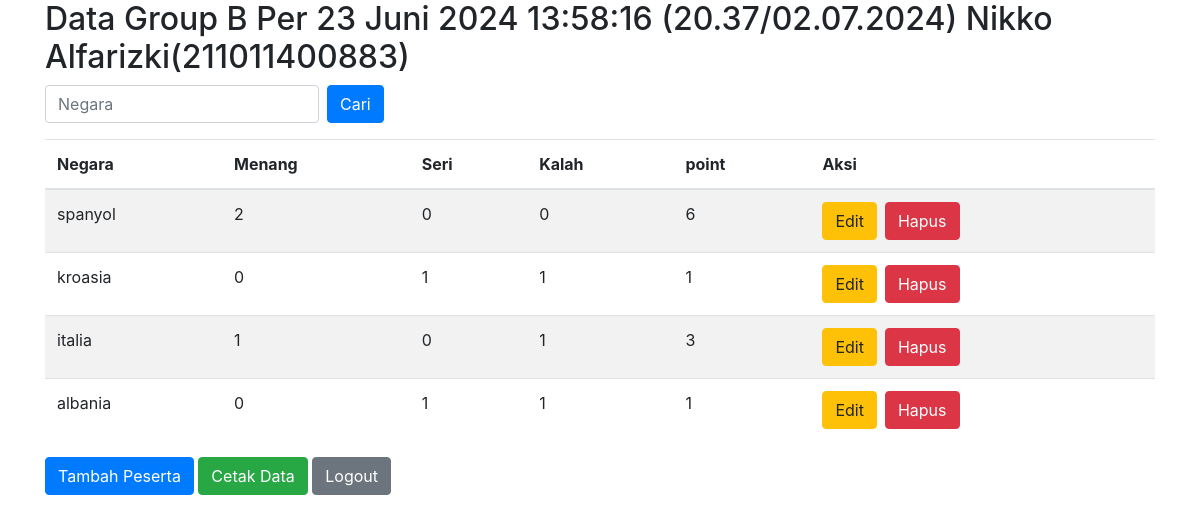
/dashboard.php (signed in), run on the app's committed database.
### tables this page shows
CREATE TABLE `participants` (
  `id` int(11) NOT NULL,
  `nama` varchar(100) NOT NULL,
  `menang` varchar(20) NOT NULL,
  `seri` varchar(255) NOT NULL,
  `kalah` varchar(255) NOT NULL,
  `point` varchar(255) NOT NULL
);

### dashboard.php (the view, shortened to what this page needs)
<?php
require_once "koneksi.php";
$result = null;
if (isset($_GET['search'])) {
    $searchKeyword = $_GET['search'];
    $result = searchParticipants($conn, $searchKeyword);
} else {
    $sql = "SELECT * FROM participants";
    $result = $conn->query($sql);
}
?>
<!DOCTYPE html>
<html lang="en">
<head>
<link rel="stylesheet" href="https://stackpath.bootstrapcdn.com/bootstrap/4.5.2/css/bootstrap.min.css">
</head>
<body>
    <div class="container mt-10 mb-5">
        <h2>Data Group B
Per 23 Juni 2024 13:58:16 (20.37/02.07.2024)
Nikko Alfarizki(211011400883)</h2>
        <form class="form-inline mb-3" method="GET">
            <div class="form-group mr-2">
                <input type="text" class="form-control" name="search" placeholder="Negara">
            </div>
            <button type="submit" class="btn btn-primary">Cari</button>
        </form>
        <table class="table table-striped">
            <thead>
                <tr>
                    <th>Negara</th>
                    <th>Menang</th>
                    <th>Seri</th>
                    <th>Kalah</th>
                    <th>point</th>
                    <th>Aksi</th>
                </tr>
            </thead>
            <tbody>
                <?php
                if ($result->num_rows > 0) {
                    while($row = $result->fetch_assoc()) {
                        echo "<tr>";
                        echo "<td>" . $row["nama"] . "</td>";
                        echo "<td>" . $row["menang"] . "</td>";
                        echo "<td>" . $row["seri"] . "</td>";
                        echo "<td>" . $row["kalah"] . "</td>";
                        echo "<td>" . $row["point"] . "</td>";
                        echo "<td>";
                        echo "<a href='edit.php?id=" . $row['id'] . "' class='btn btn-warning'>Edit</a>";
                        echo "<a href='hapus.php?id=" . $row['id'] . "' class='btn btn-danger ml-2'>Hapus</a>";
                        echo "</td>";
                        echo "</tr>";
                    }
                } else {
                    echo "<tr><td colspan='5'>Tidak ada data</td></tr>";
                }
                ?>
            </tbody>
        </table>
        <a href="tambah.php" class="btn btn-primary">Tambah Peserta</a>
        <a href="cetak.php" class="btn btn-success">Cetak Data</a>
        <a href="logout.php" class="btn btn-secondary">Logout</a>
    </div>
</body>
</html>

### data on the page
participants: nama "spanyol", menang "2", seri "0", kalah "0", point "6"
participants: nama "kroasia", menang "0", seri "1", kalah "1", point "1"
participants: nama "italia", menang "1", seri "0", kalah "1", point "3"
participants: nama "albania", menang "0", seri "1", kalah "1", point "1"
